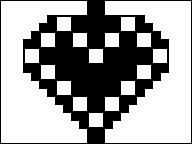

A 2D game scene composited from a Tiled map and its tileset images. What follows is a short description and the map's XML, with every tile layer's data as written:
An orthogonal 24x18 tile map with 8x8 px tiles, 1 tile layer (Tile Layer 1).

<map version="1.0" tiledversion="1.0.3" orientation="orthogonal" renderorder="right-down" width="24" height="18" tilewidth="8" tileheight="8" nextobjectid="1">
 <tileset firstgid="1" source="../image/walls.tsx" />
 <layer name="Tile Layer 1" width="24" height="18">
  <data encoding="csv">
1610612738,1,1,1,1,1,1,1,1,1,2,0,0,1610612738,1,1,1,1,1,1,1,1,1,2,
1610612737,9,9,9,9,2684354570,3221225473,3221225473,3221225473,3221225473,2684354562,0,0,3221225474,3221225473,3221225473,3221225473,3221225473,3221225482,9,9,9,9,2684354561,
1610612737,9,9,9,2684354570,2684354562,0,1610612738,2,0,0,0,0,0,0,1610612738,2,0,3221225474,3221225482,9,9,9,2684354561,
1610612737,9,9,2684354570,2684354562,0,0,3221225474,2684354562,0,0,0,0,0,0,3221225474,2684354562,0,0,3221225474,3221225482,9,9,2684354561,
1610612737,9,2684354570,2684354562,0,1610612738,2,0,0,1610612738,2,0,0,1610612738,2,0,0,1610612738,2,0,3221225474,3221225482,9,2684354561,
1610612737,9,2684354561,0,0,3221225474,2684354562,0,0,3221225474,2684354562,0,0,3221225474,2684354562,0,0,3221225474,2684354562,0,0,1610612737,9,2684354561,
1610612737,9,2684354561,1610612738,2,0,0,0,0,0,0,1610612738,2,0,0,0,0,0,0,1610612738,2,1610612737,9,2684354561,
1610612737,9,2684354561,3221225474,2684354562,0,0,0,0,0,0,3221225474,2684354562,0,0,0,0,0,0,3221225474,2684354562,1610612737,9,2684354561,
1610612737,9,2684354561,0,0,1610612738,2,0,0,0,0,0,0,0,0,0,0,1610612738,2,0,0,1610612737,9,2684354561,
1610612737,9,10,2,0,3221225474,2684354562,0,0,0,0,0,0,0,0,0,0,3221225474,2684354562,0,1610612738,1610612746,9,2684354561,
1610612737,9,9,10,2,0,0,1610612738,2,0,0,0,0,0,0,1610612738,2,0,0,1610612738,1610612746,9,9,2684354561,
1610612737,9,9,9,10,2,0,3221225474,2684354562,0,0,0,0,0,0,3221225474,2684354562,0,1610612738,1610612746,9,9,9,2684354561,
1610612737,9,9,9,9,10,2,0,0,1610612738,2,0,0,1610612738,2,0,0,1610612738,1610612746,9,9,9,9,2684354561,
1610612737,9,9,9,9,9,10,2,0,3221225474,2684354562,0,0,3221225474,2684354562,0,1610612738,1610612746,9,9,9,9,9,2684354561,
1610612737,9,9,9,9,9,9,10,2,0,0,1610612738,2,0,0,1610612738,1610612746,9,9,9,9,9,9,2684354561,
1610612737,9,9,9,9,9,9,9,10,2,0,3221225474,2684354562,0,1610612738,1610612746,9,9,9,9,9,9,9,2684354561,
1610612737,9,9,9,9,9,9,9,9,10,2,0,0,1610612738,1610612746,9,9,9,9,9,9,9,9,2684354561,
3221225474,3221225473,3221225473,3221225473,3221225473,3221225473,3221225473,3221225473,3221225473,3221225473,2684354562,0,0,3221225474,3221225473,3221225473,3221225473,3221225473,3221225473,3221225473,3221225473,3221225473,3221225473,2684354562
</data>
 </layer>
</map>
